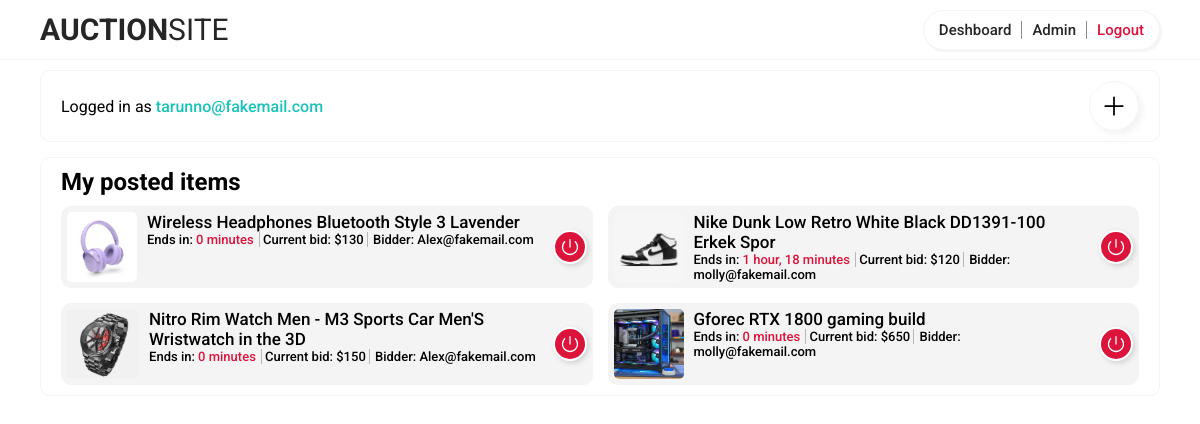
Before: /user/deshboard/1 (signed in) with the older database file.
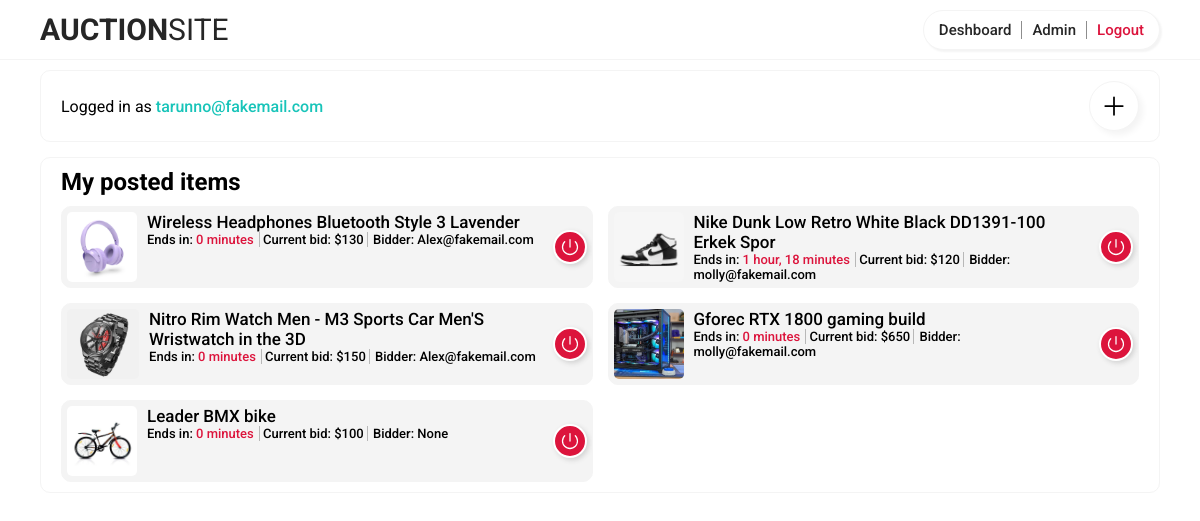
After: the same page with the newer database file.
### app/models.py (models this page shows, shortened)
class Item(models.Model):
  owner = models.ForeignKey(User, on_delete=models.CASCADE, null=True, blank=True)
  name = models.CharField(max_length=255)
  description = models.CharField(max_length=1000, null=True)
  photo = models.ImageField(upload_to='item/', null=True)
  created_at = models.DateTimeField(default=timezone.now, blank=True)
  end_at = models.DateTimeField(default=timezone.now, null=True, blank=True)
  bid = models.IntegerField(default=0)
  last_bidder = models.ForeignKey(User, on_delete=models.SET_NULL, null=True, blank=True, related_name='bidder')

### user/models.py (models this page shows, shortened)
class User(AbstractBaseUser):
    email = models.EmailField(max_length=255, unique=True)
    username = models.CharField(max_length=255, null=True)
    is_active = models.BooleanField(default=True)
    is_admin = models.BooleanField(default=False)
    objects = MyUserManager()
    USERNAME_FIELD = 'email'
    REQUIRED_FIELDS = ['username']
    def __str__(self):
        return self.email

### user/views.py (the view)
# urls.py: path('deshboard/<int:id>', views.deshboard, name='deshboard'),
@login_required
def deshboard(request, id):
    items = Item.objects.filter(owner=int(request.user.id))
    context = {
        'title': 'Deshboard',
        'items': items
    }
    return render(request, 'user/deshboard.html', context)

### user/templates/user/deshboard.html (shortened to what this page needs)
{% extends 'app/base.html' %}
{% load static %}
{% block content %}
<link rel="stylesheet" href="{% static 'css/deshboard.css' %}">
<div class="deshboard">
	<div class="user-info">
		<p>Logged in as <span class="highlight"> {{user.email}} </span></p>
		<div class="add-auction">
			<svg xmlns="http://www.w3.org/2000/svg" viewBox="0 0 24 24" fill="currentColor" class="w-10 h-10">
				<path fill-rule="evenodd" d="M12 3.75a.75.75 0 01.75.75v6.75h6.75a.75.75 0 010 1.5h-6.75v6.75a.75.75 0 01-1.5 0v-6.75H4.5a.75.75 0 010-1.5h6.75V4.5a.75.75 0 01.75-.75z" clip-rule="evenodd" />
			</svg>
		</div>
	</div>
	<div class="my-posted-item">
		<h2>My posted items</h2>
		<div class="posted-items">
			{% for item in items %}
				<div class="posted-item">
					<div class="item-container">
						<img src="../../../{{item.photo}}" alt="item">
						<div>
							<h3>{{item.name}}</h3>
							<p class="ends-in">
								Ends in: <span style="color:crimson; padding-right: 5px; border-right: 1px solid #b8b8b8;"> {{item.end_at|timeuntil}}</span>
								Current bid: ${{item.bid}}
								<span  style="padding-left: 5px; border-left: 1px solid #b8b8b8;">Bidder: {{item.last_bidder}}</span>
							</p>
						</div>
					</div>
					<button id="{{item.id}}">
					</button>
				</div>
			{% endfor %}
		</div>
	</div>
</div>
{% endblock content %}

Changed rows visible on the page:
added Item: photo (picture), name "Leader BMX bike", end_at "0 minutes", bid "100", last_bidder "None"
